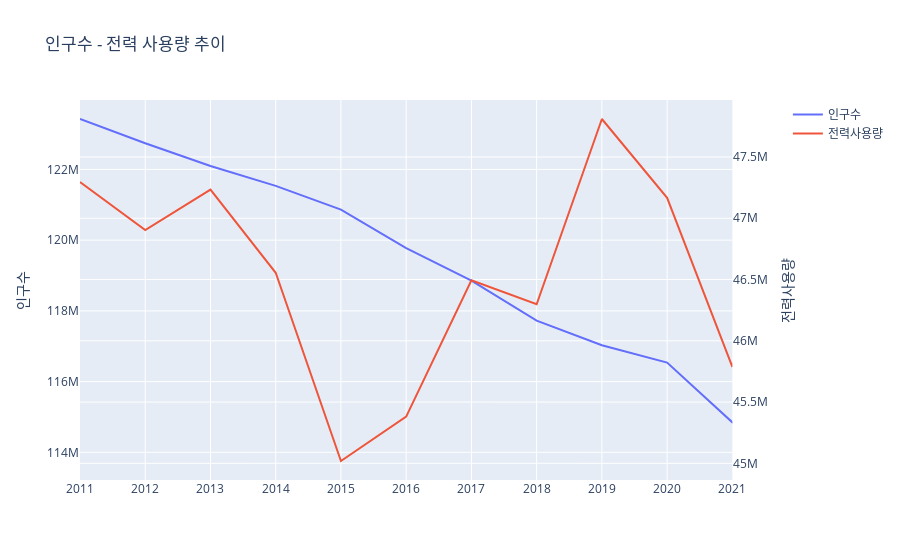

The notebook cell saved with this chart:
### Code cell
fig = make_subplots(specs=[[{"secondary_y": True}]])
fig.add_trace(go.Scatter(x=data['연도'], y=data['인구수'], mode='lines', name='인구수'), secondary_y=False)
fig.add_trace(go.Scatter(x=data['연도'], y=data['사용량'], mode='lines', name='전력사용량'), secondary_y=True)

fig.update_xaxes(range=[2011,2021], tickmode='linear', dtick=1)
fig.update_yaxes(title_text="인구수", secondary_y=False)
fig.update_yaxes(title_text="전력사용량", secondary_y=True)

fig.update_layout(title='인구수 - 전력 사용량 추이')
fig.show()

### Figure 1 — Plotly figure (JSON) as saved in the notebook; plotly's stock layout.template omitted (floating-point values rounded to 4 significant figures)
{"data": [{"mode": "lines", "name": "인구수", "type": "scatter", "x": [2011, 2012, 2013, 2014, 2015, 2016, 2017, 2018, 2019, 2020, 2021, 2022], "xaxis": "x", "y": [123426072, 122741879, 122095491, 121535448, 120865523, 119776759, 118857535, 117723906, 117027908, 116536558, 114848517, 113754692], "yaxis": "y"}, {"mode": "lines", "name": "전력사용량", "type": "scatter", "x": [2011, 2012, 2013, 2014, 2015, 2016, 2017, 2018, 2019, 2020, 2021, 2022], "xaxis": "x", "y": [47295099, 46902993, 47234105, 46555107, 45018864, 45381486, 46493234, 46298159, 47810212, 47167207, 45787925, 47295806], "yaxis": "y2"}], "layout": {"autosize": true, "title": {"text": "인구수 - 전력 사용량 추이"}, "xaxis": {"anchor": "y", "domain": [0, 0.94], "dtick": 1, "range": [2011, 2021], "tickmode": "linear", "type": "linear"}, "yaxis": {"anchor": "x", "autorange": true, "domain": [0, 1], "range": [113200000.0, 124000000.0], "title": {"text": "인구수"}, "type": "linear"}, "yaxis2": {"anchor": "x", "autorange": true, "overlaying": "y", "range": [44860000.0, 47970000.0], "side": "right", "title": {"text": "전력사용량"}, "type": "linear"}}}
